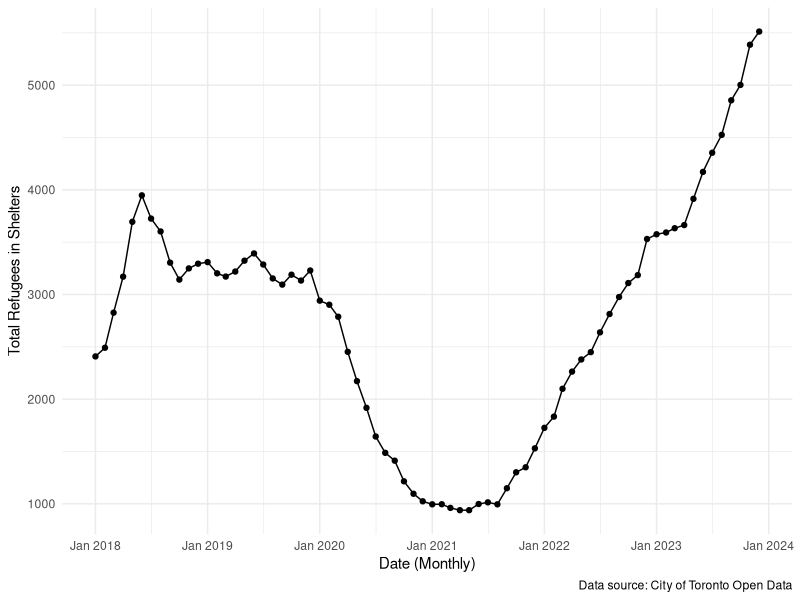
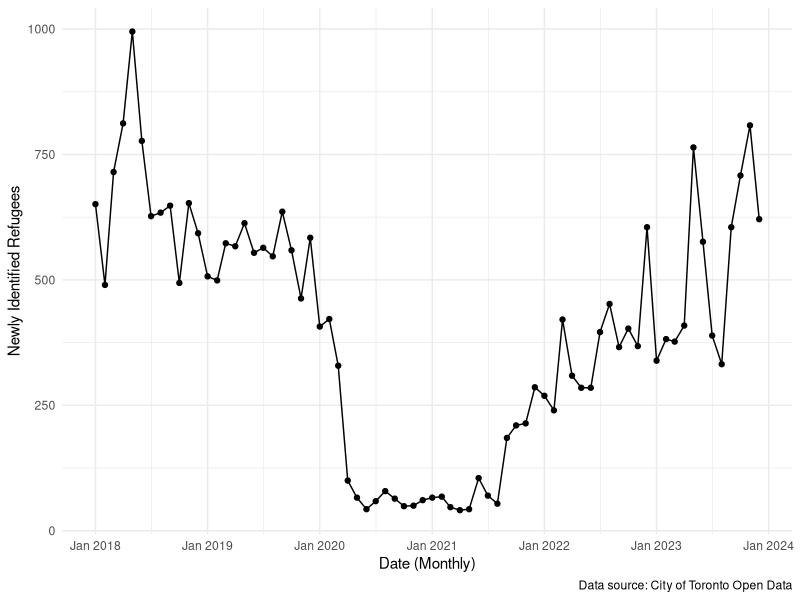
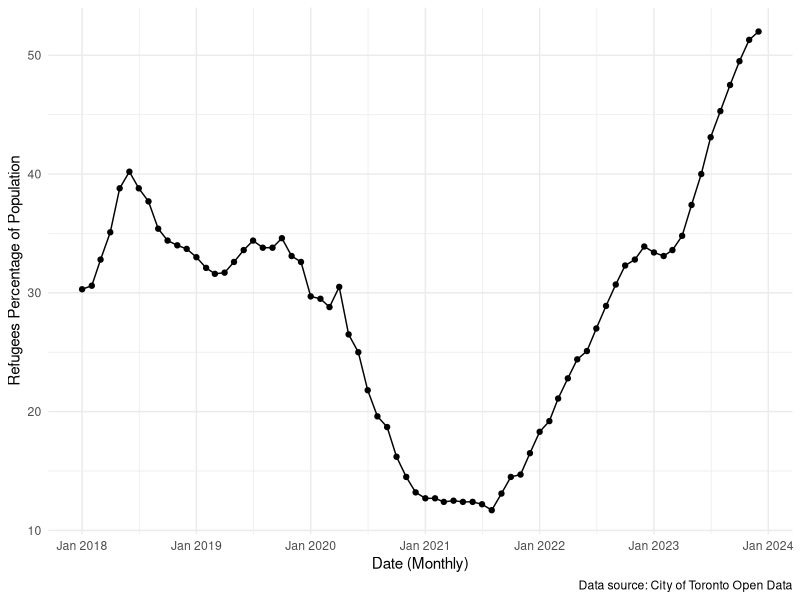

These figures' R source, in order:
## ---- chunk 1
#| include: false
#| warning: false
#| message: false

library(tidyverse)
library(here)
library(knitr)
## ---- chunk 2
#| echo: false
#| include: true
#| message: false


final_refugees_data <-
  read_csv(here("outputs/data/final_refugees_data.csv"))
  show_col_types = FALSE
## ---- chunk 3
#| echo: false
#| include: true
#| message: false
#| label: Sample of Data
#| tbl-cap: Sample of Cleaned Refugee Shelter Data

final_refugees_data <-
  read_csv(here("outputs/data/final_refugees_data.csv"))
  show_col_types = FALSE  

#Based on: https://tellingstorieswithdata.com/05-static_communication.html#tables 
final_refugees_data |>
  slice(1:10) |>
  kable()
## ---- chunk 4
#| echo: false
#| include: true
#| message: false
#| label: Summary Statistics
#| tbl-cap: "Summary Statistics"
#| fig-pos: H

#Based on: https://tellingstorieswithdata.com/05-static_communication.html#tables

## Table of Means ##
summary_mean <- final_refugees_data |>
  summarise(across(c(New_Refugees, Total_Refugees, Percentage_of_Total), 
                   list(mean = mean)))

## Table of SDs ##
summary_sd <- final_refugees_data |>
  summarise(across(c(New_Refugees, Total_Refugees, Percentage_of_Total), 
                   list(sd = sd)))

#Based on: https://www.geeksforgeeks.org/create-table-from-dataframe-in-r/
## Final Table ##
kable(data.frame(
    Metric = c("New_Refugees", "Total_Refugees", "Percentage_of_Total"),
    Mean = c(summary_mean$New_Refugees_mean, summary_mean$Total_Refugees_mean, summary_mean$Percentage_of_Total_mean),
    SD = c(summary_sd$New_Refugees_sd, summary_sd$Total_Refugees_sd, summary_sd$Percentage_of_Total_sd)
))

## ---- chunk 5
#| echo: false
#| include: true
#| message: false
#| label: fig-totalgraph
#| fig-cap: "Graph showing Total Refugees Over Time"
#| fig-pos: H

final_refugees_data |>
  ggplot(mapping = aes(x = Date, y = Total_Refugees)) +
  geom_line() +
  geom_point() +
  theme_minimal() +
  labs(x = "Date (Monthly)", y = "Total Refugees in Shelters", 
       caption = "Data source: City of Toronto Open Data") +
  scale_x_date(date_labels = "%b %Y", date_breaks = "1 year")
## ---- chunk 6
#| echo: false
#| include: true
#| message: false
#| label: fig-newgraph
#| fig-cap: "Graph showing Trend of New Refugees Over Time"
#| fig-pos: H

final_refugees_data |>
  ggplot(mapping = aes(x = Date, y = New_Refugees)) +
  geom_line() +
  geom_point() +
  theme_minimal() +
  labs(x = "Date (Monthly)", y = "Newly Identified Refugees", 
       caption = "Data source: City of Toronto Open Data") +
  scale_x_date(date_labels = "%b %Y", date_breaks = "1 year")
## ---- chunk 7
#| echo: false
#| include: true
#| message: false
#| label: fig-percentgraph
#| fig-cap: "Graph showing Trend of Refugees Percentage of Population Over Time"
#| fig-pos: H

final_refugees_data |>
  ggplot(mapping = aes(x = Date, y = Percentage_of_Total)) +
  geom_line() +
  geom_point() +
  theme_minimal() +
  labs(x = "Date (Monthly)", y = "Refugees Percentage of Population", 
       caption = "Data source: City of Toronto Open Data") +
  scale_x_date(date_labels = "%b %Y", date_breaks = "1 year")
